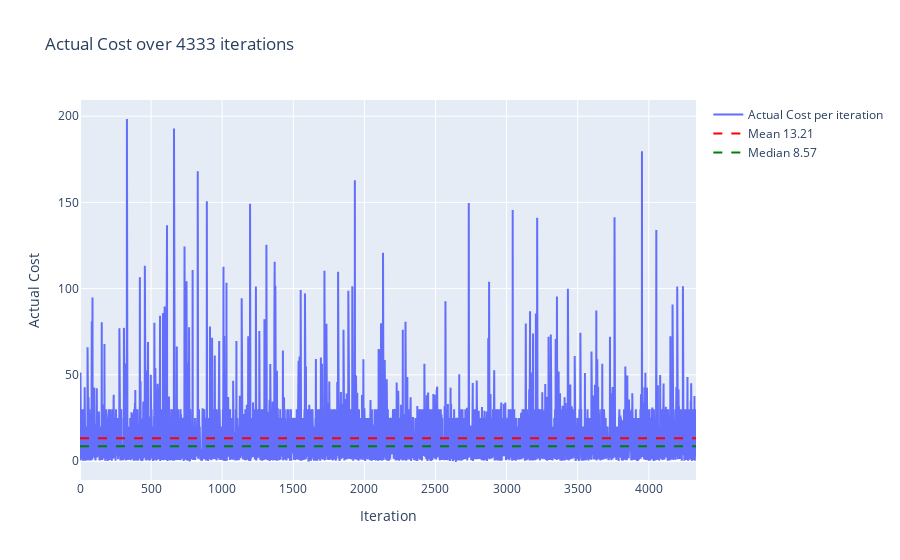
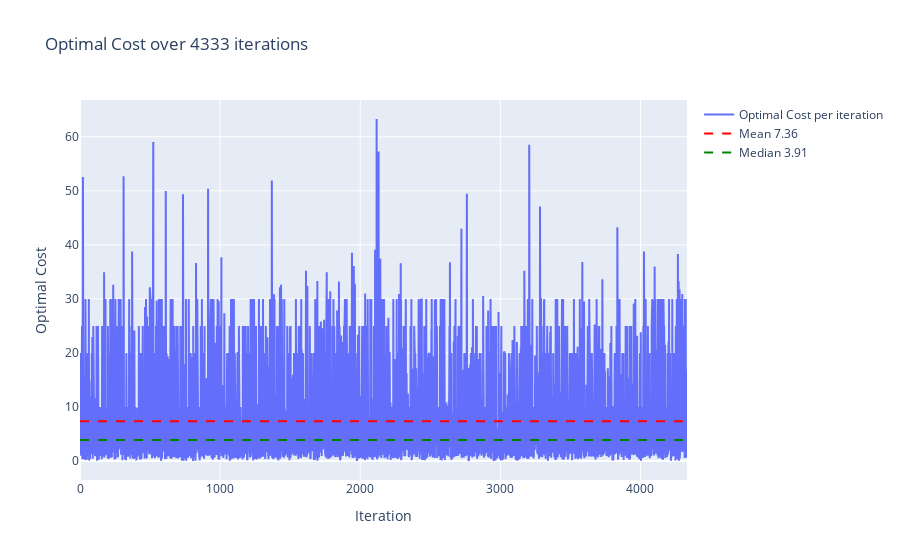
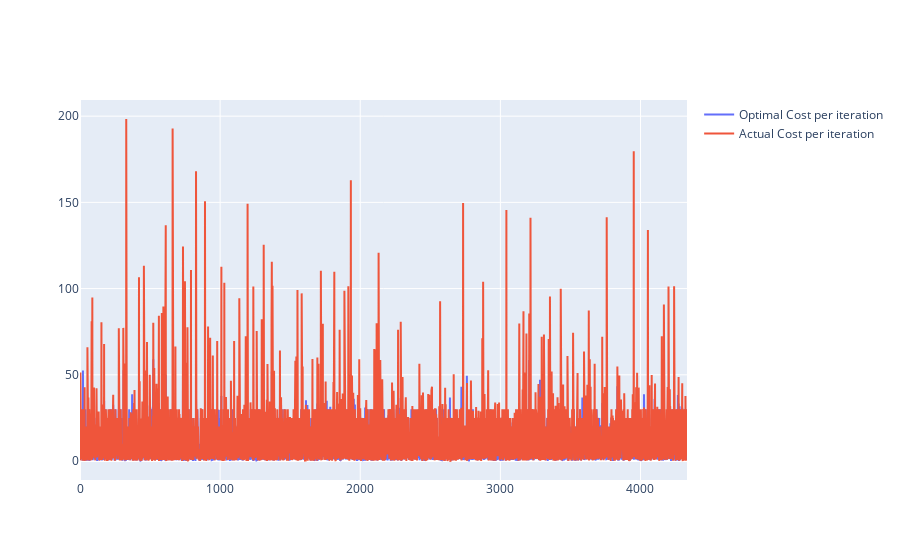

Notebook source saved alongside these figures, in order:
### Code cell
methods.plot_plotly(data=df['actual_cost'], data_label='Actual Cost')
methods.plot_plotly(data=df['optimal_cost'], data_label='Optimal Cost')
methods.multi_plot_plotly(data=[df['optimal_cost'], df['actual_cost']], data_label=['Optimal Cost', 'Actual Cost'])

### Figure 1 — Plotly figure (JSON) as saved in the notebook; plotly's stock layout.template omitted (floating-point values rounded to 4 significant figures; data arrays with more than 128 entries replaced by an {"elided": "..."} marker saying what was removed)
{"data": [{"mode": "lines", "name": "Actual Cost per iteration", "type": "scatter", "y": {"elided": "4333 float values"}}, {"line": {"color": "red", "dash": "dash"}, "mode": "lines", "name": "Mean 13.21", "type": "scatter", "x": [0, 4332], "y": [13.21, 13.21]}, {"line": {"color": "green", "dash": "dash"}, "mode": "lines", "name": "Median 8.57", "type": "scatter", "x": [0, 4332], "y": [8.567, 8.567]}], "layout": {"title": {"text": "Actual Cost over 4333 iterations"}, "xaxis": {"title": {"text": "Iteration"}}, "yaxis": {"title": {"text": "Actual Cost"}}}}

### Figure 2 — Plotly figure (JSON) as saved in the notebook; plotly's stock layout.template omitted (floating-point values rounded to 4 significant figures; data arrays with more than 128 entries replaced by an {"elided": "..."} marker saying what was removed)
{"data": [{"mode": "lines", "name": "Optimal Cost per iteration", "type": "scatter", "y": {"elided": "4333 float values"}}, {"line": {"color": "red", "dash": "dash"}, "mode": "lines", "name": "Mean 7.36", "type": "scatter", "x": [0, 4332], "y": [7.358, 7.358]}, {"line": {"color": "green", "dash": "dash"}, "mode": "lines", "name": "Median 3.91", "type": "scatter", "x": [0, 4332], "y": [3.91, 3.91]}], "layout": {"title": {"text": "Optimal Cost over 4333 iterations"}, "xaxis": {"title": {"text": "Iteration"}}, "yaxis": {"title": {"text": "Optimal Cost"}}}}

### Figure 3 — Plotly figure (JSON) as saved in the notebook; plotly's stock layout.template omitted (floating-point values rounded to 4 significant figures; data arrays with more than 128 entries replaced by an {"elided": "..."} marker saying what was removed)
{"data": [{"mode": "lines", "name": "Optimal Cost per iteration", "type": "scatter", "y": {"elided": "4333 float values"}}, {"mode": "lines", "name": "Actual Cost per iteration", "type": "scatter", "y": {"elided": "4333 float values"}}], "layout": {}}
